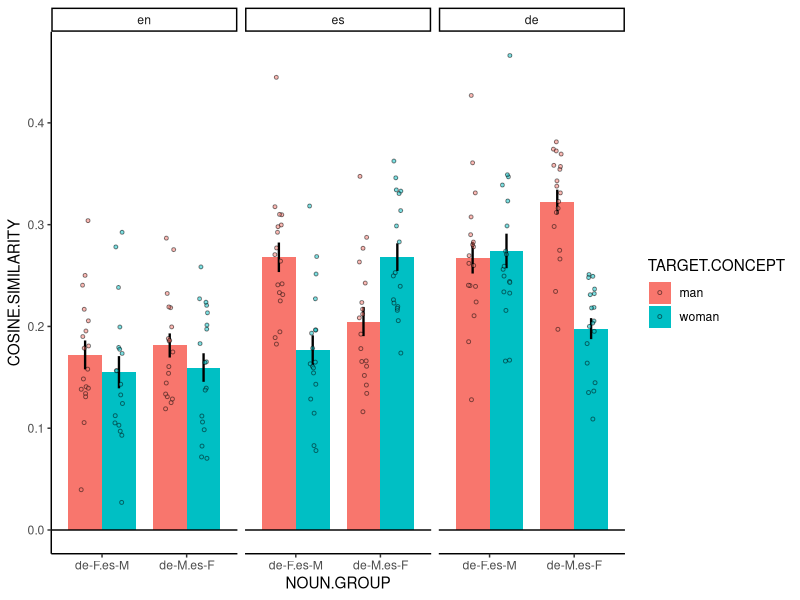
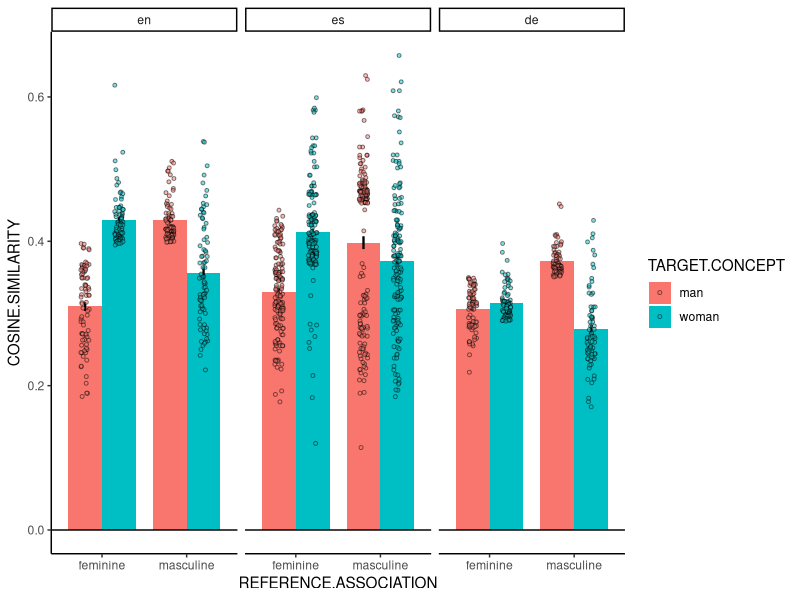

R code for these plots, in order:
## ---- chunk 1
rm(list = ls())

library(tidyverse)
library(ggplot2)
library(data.table)
library(lme4)
library(lmerTest)
## ---- chunk 2
dat.en = read.csv('../data/embeddings/control/en_embeddings_control.csv')
dat.es = read.csv('../data/embeddings/control/es_embeddings_control.csv')
dat.de = read.csv('../data/embeddings/control/de_embeddings_control.csv')
dat = rbind(dat.en, dat.es, dat.de)
dat = dat %>% 
  mutate(TARGET.CONCEPT=ifelse(TARGET.WORD %in% c("woman", "Frau", "mujer"), "woman", "man"))
dat.nouns = dat %>% 
  filter(REFERENCE.GROUP=='nouns') %>% 
  filter(TARGET.GROUP=='genders') 
dat.adjectives = dat %>% filter(REFERENCE.GROUP=='adjectives') %>% filter(TARGET.GROUP=='genders')
## ---- chunk 3
noun_info = read.csv('../materials/matchings/reference/matchings_nouns.csv')
noun_info = noun_info %>% rename(REFERENCE.CONCEPT=translation, NOUN.GROUP=Group) %>%
  pivot_longer(!c(REFERENCE.CONCEPT, NOUN.GROUP), names_to = "LANGUAGE", values_to = "REFERENCE.WORD") %>%
  mutate(NOUN.GROUP=ifelse(NOUN.GROUP=="Spanish Masculine", "de-F.es-M", "de-M.es-F"))
## ---- chunk 4
dat.nouns = noun_info %>% merge(dat.nouns)
## ---- chunk 5
dat.nouns$REFERENCE.CONCEPT = as.factor(dat.nouns$REFERENCE.CONCEPT)   # random effect, reference level doesn't matter
dat.nouns$TARGET.CONCEPT = as.factor(dat.nouns$TARGET.CONCEPT)
contrasts(dat.nouns$TARGET.CONCEPT) = contr.sum(2)    # sum coding, mean between man and woman is the reference level
colnames(attr(dat.nouns$TARGET.CONCEPT, "contrasts")) = c("man-woman")
dat.nouns$LANGUAGE = factor(dat.nouns$LANGUAGE, levels=c("en", "es", "de"))   # dummy coding, en is the reference level
dat.nouns$NOUN.GROUP = as.factor(dat.nouns$NOUN.GROUP)
contrasts(dat.nouns$NOUN.GROUP) = contr.sum(2)    # sum coding, mean between man and woman is the reference level
colnames(attr(dat.nouns$NOUN.GROUP, "contrasts")) = c("groupdiff")
## ---- chunk 6
m = lmer(COSINE.SIMILARITY~LANGUAGE*TARGET.CONCEPT*NOUN.GROUP+(1+LANGUAGE|REFERENCE.CONCEPT), data=dat.nouns, REML=FALSE)
summary(m)
## ---- chunk 7
ggplot(data=dat.nouns, mapping=aes(x=NOUN.GROUP, y=COSINE.SIMILARITY, fill=TARGET.CONCEPT))+
  facet_wrap(~LANGUAGE)+
  stat_summary(geom='col', fun='mean',
               width=0.8, position='dodge')+
  stat_summary(geom='errorbar', fun.data='mean_se',
               color = 'black', size = 0.8, width=0, position=position_dodge(width=0.8))+
  geom_point(position=position_jitterdodge(jitter.width=0.2, jitter.height=0,
                                           dodge.width = 0.8), 
             size=1, alpha=0.5, shape=21, stroke=.5)+
  geom_hline(yintercept=0)+
  theme_classic()
## ---- chunk 8
dat.adjectives$REFERENCE.WORD = as.factor(dat.adjectives$REFERENCE.WORD)   # random effect, reference level doesn't matter
dat.adjectives$TARGET.CONCEPT = as.factor(dat.adjectives$TARGET.CONCEPT)
contrasts(dat.adjectives$TARGET.CONCEPT) = contr.sum(2)    # sum coding, mean between man and woman is the reference level
colnames(attr(dat.adjectives$TARGET.CONCEPT, "contrasts")) = c("man-woman")
dat.adjectives$LANGUAGE = factor(dat.adjectives$LANGUAGE, levels=c("en", "es", "de"))   # dummy coding, en is the reference level
dat.adjectives$REFERENCE.ASSOCIATION = as.factor(dat.adjectives$REFERENCE.ASSOCIATION)
contrasts(dat.adjectives$REFERENCE.ASSOCIATION) = contr.sum(2)    # sum coding, mean between man and woman is the reference level
colnames(attr(dat.adjectives$REFERENCE.ASSOCIATION, "contrasts")) = c("man-woman")
## ---- chunk 9
m = lmer(COSINE.SIMILARITY~LANGUAGE*TARGET.CONCEPT*REFERENCE.ASSOCIATION+(1|REFERENCE.WORD), data=dat.adjectives, REML=FALSE)
summary(m)
## ---- chunk 10
ggplot(data=dat.adjectives, mapping=aes(x=REFERENCE.ASSOCIATION, y=COSINE.SIMILARITY, fill=TARGET.CONCEPT))+
  facet_wrap(~LANGUAGE)+
  stat_summary(geom='col', fun='mean',
               width=0.8, position='dodge')+
  stat_summary(geom='errorbar', fun.data='mean_se',
               color = 'black', size = 0.8, width=0, position=position_dodge(width=0.8))+
  geom_point(position=position_jitterdodge(jitter.width=0.2, jitter.height=0,
                                           dodge.width = 0.8), 
             size=1, alpha=0.5, shape=21, stroke=.5)+
  geom_hline(yintercept=0)+
  theme_classic()
## ---- chunk 11
dat.crit.en = read.csv('../data/embeddings/experimental/en_embeddings_experimental.csv')
dat.crit.es = read.csv('../data/embeddings/experimental/es_embeddings_experimental.csv')
dat.crit.de = read.csv('../data/embeddings/experimental/de_embeddings_experimental.csv')
dat.crit = rbind(dat.crit.en, dat.crit.es, dat.crit.de)
